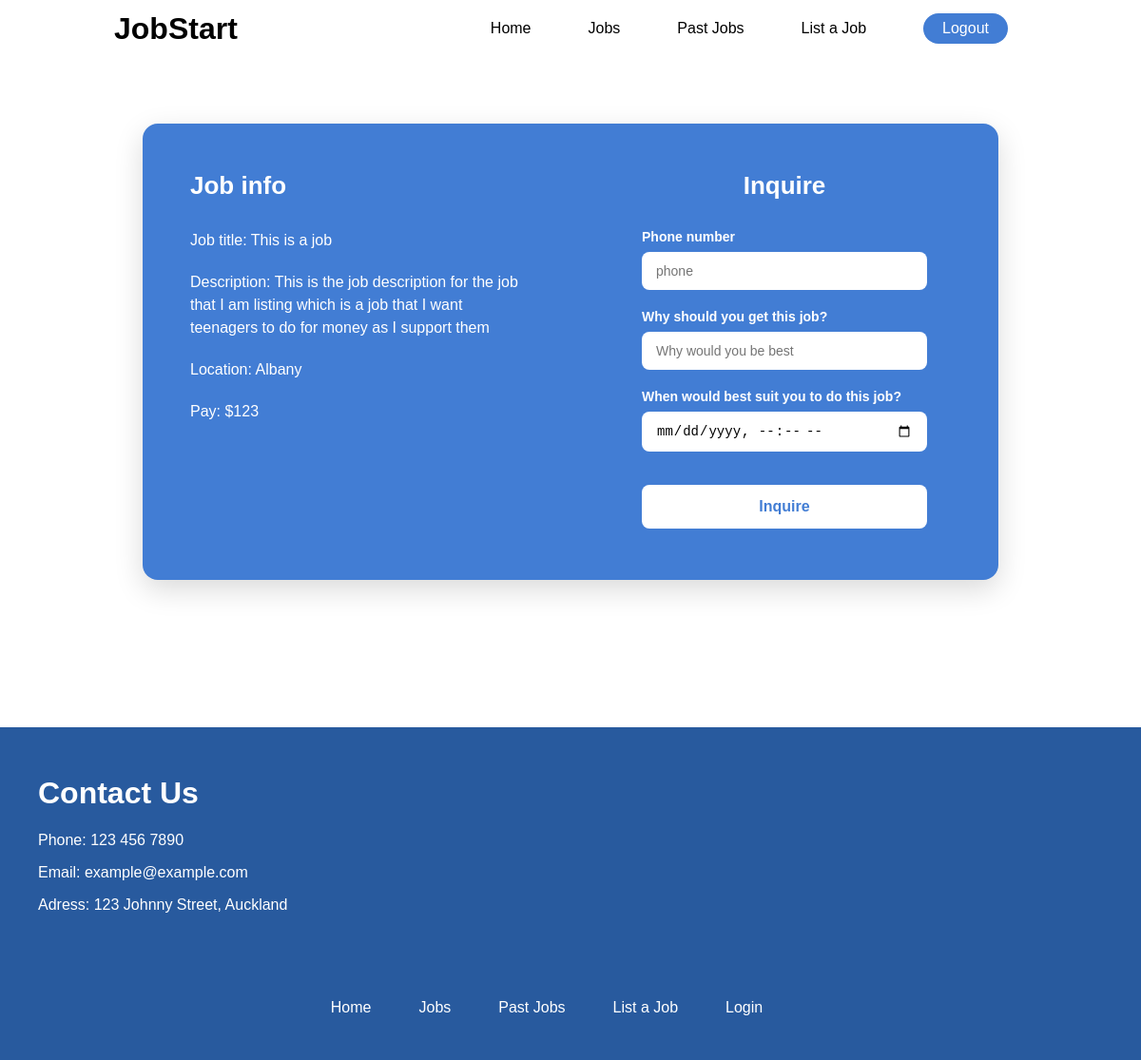
/job/26 (signed in), run on the app's committed database.
### tables this page shows
CREATE TABLE jobs (user_id INTEGER REFERENCES users (user_id), job_id INTEGER PRIMARY KEY AUTOINCREMENT, job_desc TEXT, job_title TEXT, job_location TEXT, completed TEXT, pay NUMERIC);

### app.py (the view)
@app.route('/job/<int:job_id>')
def job_details(job_id):
    if 'user_email' not in session:
        return redirect('/login')
    conn = sqlite3.connect('app.db')
    conn.row_factory = sqlite3.Row
    cursor = conn.cursor()
    job = cursor.execute('SELECT * FROM jobs WHERE job_id = ?', (job_id,)).fetchone()
    conn.close()
    if job is None:
        abort(404)
    return render_template('job_details.html', job=job)

### templates/job_details.html (shortened to what this page needs)
{% extends 'layout.html' %}
{% block content %}
    <div class="inquire-content">
        <div class="inquire-info">
            <h1 class="inquire-info-title">Job info</h1>
            <p class="inquire-info-jobtitle">Job title: {{ job[3] }}</p>
            <p class="inquire-jobdesc">Description: {{ job[2] }}</p>
            <p class="inquire-location">Location: {{ job[4] }}</p>
            <p class="inquire-pay">Pay: ${{ job[6] }}</p>
        </div>
        <div class="inquire-userinput">
            <form class="inquire-form" method="POST" action="/inquire">
                <h1 class="inquire-form-title">Inquire</h1>
                <p class="inquire-p">Phone number</p>
                <input class="inquire-input" name="number" type="tel" placeholder="phone" required>
                <p class="inquire-p">Why should you get this job?</p>
                <input class="inquire-input" name="reason" placeholder="Why would you be best" required>
                <p class="inquire-p">When would best suit you to do this job?</p>
                <input class="inquire-input" name="date" type="datetime-local" required>
                <button class="inquire-form-btn" type="submit">Inquire</button>
            </form>
        </div>
    </div>
{% endblock %}

### static/style.css (style rules this page uses)
body { margin: 0; font-family: Arial; }
.inquire-content { display: flex; justify-content: center; align-items: stretch; width: 75%; min-height: 60vh; margin: 70px auto 155px; background-color: #427dd4; color: white; border-radius: 16px; box-shadow: 0 10px 30px rgba(0, 0, 0, 0.15); overflow: hidden; }
.inquire-info { width: 50%; padding: 50px; box-sizing: border-box; display: flex; flex-direction: column; justify-content: flex-start; }
.inquire-info-title { margin: 0 0 30px 0; font-size: 26px; height: 31px; }
.inquire-info-jobtitle, .inquire-jobdesc, .inquire-location, .inquire-pay { font-size: 16px; line-height: 1.5; margin: 0 0 20px 0; }
.inquire-userinput { width: 50%; padding: 50px; box-sizing: border-box; display: flex; justify-content: center; align-items: flex-start; }
.inquire-form { display: flex; flex-direction: column; width: 100%; max-width: 300px; }
.inquire-form-title { text-align: center; margin: 0 0 30px 0; font-size: 26px; height: 31px; }
.inquire-p { margin: 0 0 8px 0; font-size: 14px; font-weight: bold; }
.inquire-input { padding: 12px 15px; margin-bottom: 20px; border-radius: 8px; border: none; width: 100%; box-sizing: border-box; font-size: 14px; outline: none; }
.inquire-form-btn { margin-top: 15px; padding: 14px; border-radius: 8px; border: none; font-weight: bold; font-size: 16px; width: 100%; background-color: white; color: #427dd4; }

### data on the page
jobs: job_title "This is a job", job_desc "This is the job description for the job that I am listing which is a job that I want teenagers to do for money as I support them", job_location "Albany", pay "123"
